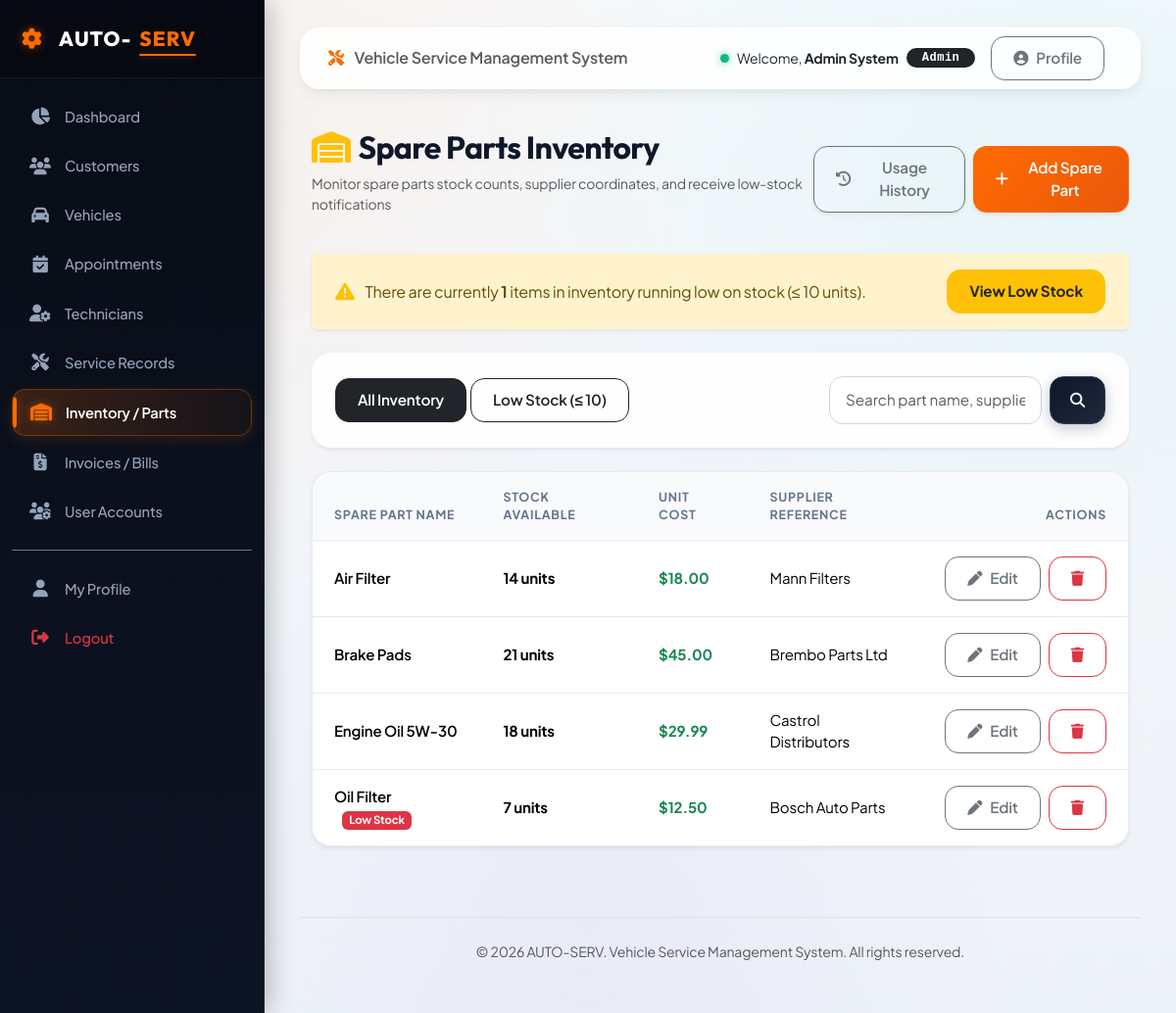
The app's page /inventory/ (signed in) with its own data.
### accounts/models.py (models this page shows, shortened)
class User(AbstractUser):
    ROLE_CHOICES = (
        ('admin', 'Admin'),
        ('customer', 'Customer'),
        ('technician', 'Technician'),
        ('service_advisor', 'Service Advisor'),
    )
    role = models.CharField(max_length=20, choices=ROLE_CHOICES, default='customer')
    phone = models.CharField(max_length=15, blank=True, null=True)
    address = models.TextField(blank=True, null=True)

### inventory/models.py (models this page shows, shortened)
class SparePart(models.Model):
    part_name = models.CharField(max_length=100)
    quantity = models.PositiveIntegerField(default=0, help_text="Stock quantity available")
    price = models.DecimalField(max_digits=10, decimal_places=2, help_text="Price per unit")
    supplier = models.CharField(max_length=100, blank=True, null=True)

### accounts/decorators.py (the view)
        def _wrapped_view(request, *args, **kwargs):
            if request.user.is_authenticated:
                allowed_roles = list(roles)
                if 'admin' in allowed_roles and 'service_advisor' not in allowed_roles:
                    allowed_roles.append('service_advisor')
                if request.user.role in allowed_roles or request.user.is_superuser:
                    return view_func(request, *args, **kwargs)
            raise PermissionDenied

### inventory/views.py (called while the page is built)
@login_required
@role_required('admin', 'technician')
def part_list(request):
    query = request.GET.get('q', '')
    filter_low_stock = request.GET.get('low_stock', '')
    parts = SparePart.objects.all().order_by('part_name')
    if query:
        parts = parts.filter(
            Q(part_name__icontains=query) |
            Q(supplier__icontains=query)
        )
    if filter_low_stock == 'true':
        parts = parts.filter(quantity__lte=10)
    low_stock_count = SparePart.objects.filter(quantity__lte=10).count()
    return render(request, 'inventory/part_list.html', {
        'parts': parts,
        'query': query,
        'filter_low_stock': filter_low_stock,
        'low_stock_count': low_stock_count
    })

### templates/inventory/part_list.html (shortened to what this page needs)
{% extends 'base.html' %}
{% block content %}
<div class="d-flex justify-content-between align-items-center mb-4">
    <div>
        <h2 class="fw-bold"><i class="fa-solid fa-warehouse text-warning me-2"></i>Spare Parts Inventory</h2>
        <p class="text-muted small">Monitor spare parts stock counts, supplier coordinates, and receive low-stock notifications</p>
    </div>
    <div class="d-flex gap-2">
        {% if user.role == 'admin' or user.role == 'service_advisor' %}
        <a href="{% url 'inventory:parts_usage_history' %}" class="btn btn-outline-secondary shadow-sm">
            <i class="fa-solid fa-clock-rotate-left me-2"></i>Usage History
        </a>
        <a href="{% url 'inventory:part_create' %}" class="btn btn-primary shadow-sm">
            <i class="fa-solid fa-plus me-2"></i>Add Spare Part
        </a>
        {% endif %}
    </div>
</div>
{% if low_stock_count > 0 %}
<div class="alert alert-warning border-0 shadow-sm d-flex align-items-center justify-content-between py-3 px-4 mb-4">
    <div>
        <i class="fa-solid fa-triangle-exclamation fa-lg me-2 text-warning"></i>
        <span>There are currently <strong>{{ low_stock_count }}</strong> items in inventory running low on stock (&le; 10 units).</span>
    </div>
    <a href="{% url 'inventory:part_list' %}?low_stock=true" class="btn btn-sm btn-warning text-dark fw-bold">View Low Stock</a>
</div>
{% endif %}
<div class="card border-0 shadow-sm p-4 mb-4">
    <div class="d-flex flex-wrap justify-content-between align-items-center gap-3">
        <div class="d-flex gap-1">
            <a href="{% url 'inventory:part_list' %}" class="btn btn-sm {% if not filter_low_stock %}btn-dark{% else %}btn-outline-dark{% endif %}">
                All Inventory
            </a>
            <a href="{% url 'inventory:part_list' %}?low_stock=true" class="btn btn-sm {% if filter_low_stock == 'true' %}btn-dark{% else %}btn-outline-dark{% endif %}">
                Low Stock (&le; 10)
            </a>
        </div>
        <form method="get" class="d-flex gap-2">
            <input type="text" name="q" class="form-control form-control-sm" placeholder="Search part name, supplier..." value="{{ query }}">
            <button type="submit" class="btn btn-sm btn-secondary"><i class="fa-solid fa-search"></i></button>
        </form>
    </div>
</div>
<div class="custom-table-card shadow-sm">
    <div class="table-responsive">
        <table class="table custom-table mb-0 align-middle">
            <thead>
                <tr>
                    <th>Spare Part Name</th>
                    <th>Stock Available</th>
                    <th>Unit cost</th>
                    <th>Supplier Reference</th>
                    {% if user.role == 'admin' or user.role == 'service_advisor' %}
                    <th class="text-end">Actions</th>
                    {% endif %}
                </tr>
            </thead>
            <tbody>
                {% for part in parts %}
                <tr class="{% if part.quantity <= 10 %}table-danger-light{% endif %}" style="{% if part.quantity <= 10 %}background-color: #fff1f2;{% endif %}">
                    <td class="fw-semibold">
                        {{ part.part_name }}
                        {% if part.quantity <= 10 %}
                        <span class="badge bg-danger ms-2">Low Stock</span>
                        {% endif %}
                    </td>
                    <td>
                        <span class="fw-bold">{{ part.quantity }} units</span>
                    </td>
                    <td class="fw-bold text-success">${{ part.price }}</td>
                    <td>{{ part.supplier|default:"-" }}</td>
                    {% if user.role == 'admin' or user.role == 'service_advisor' %}
                    <td class="text-end">
                        <div class="d-flex justify-content-end gap-2">
                            <a href="{% url 'inventory:part_update' part.pk %}" class="btn btn-sm btn-outline-secondary" title="Edit">
                                <i class="fa-solid fa-pen"></i> Edit
                            </a>
                            <a href="{% url 'inventory:part_delete' part.pk %}" class="btn btn-sm btn-outline-danger" title="Delete">
                                <i class="fa-solid fa-trash"></i>
                            </a>
                        </div>
                    </td>
                    {% endif %}
                </tr>
                {% endfor %}
            </tbody>
        </table>
    </div>
</div>
{% endblock %}

### templates/navbar.html (shortened to what this page needs)
<nav class="navbar navbar-expand-lg main-navbar py-2 px-3 mb-3 no-print">
    <div class="container-fluid">
        {% if not user.is_authenticated %}
        <a class="navbar-brand text-dark fw-bold d-flex align-items-center" href="/">
            <i class="fa-solid fa-gear me-2 brand-gear fs-4"></i>AUTO-<span style="color:var(--primary-color);">SERV</span>
        </a>
        {% else %}
        <span class="navbar-brand text-muted fs-6 d-none d-md-inline fw-semibold">
            <i class="fa-solid fa-screwdriver-wrench me-2" style="color:var(--primary-color);"></i> Vehicle Service Management System
        </span>
        {% endif %}
        <div class="ms-auto d-flex align-items-center">
            {% if user.is_authenticated %}
            <div class="text-dark me-3 d-none d-sm-flex align-items-center">
                <span class="status-dot dot-active me-2"></span>
                <span class="small me-2">Welcome, <strong class="text-dark">{{ user.first_name|default:user.username }} {{ user.last_name }}</strong></span>
                <span class="badge bg-dark rounded-pill px-3 py-1 font-monospace" style="letter-spacing: 0.5px;">{{ user.get_role_display }}</span>
            </div>
            <a href="{% url 'accounts:profile' %}" class="btn btn-sm btn-outline-secondary me-2">
                <i class="fa-solid fa-user-circle"></i> Profile
            </a>
            {% endif %}
        </div>
    </div>
</nav>

### records on screen
User: first_name "Admin", last_name "System", role "Admin"
SparePart: part_name "Air Filter", quantity "14", price "18.00", supplier "Mann Filters"
SparePart: part_name "Brake Pads", quantity "21", price "45.00", supplier "Brembo Parts Ltd"
SparePart: part_name "Engine Oil 5W-30", quantity "18", price "29.99", supplier "Castrol Distributors"
SparePart: part_name "Oil Filter", shows "Low Stock", quantity "7", price "12.50", supplier "Bosch Auto Parts"

### other values on screen
{{ low_stock_count }} "1"
